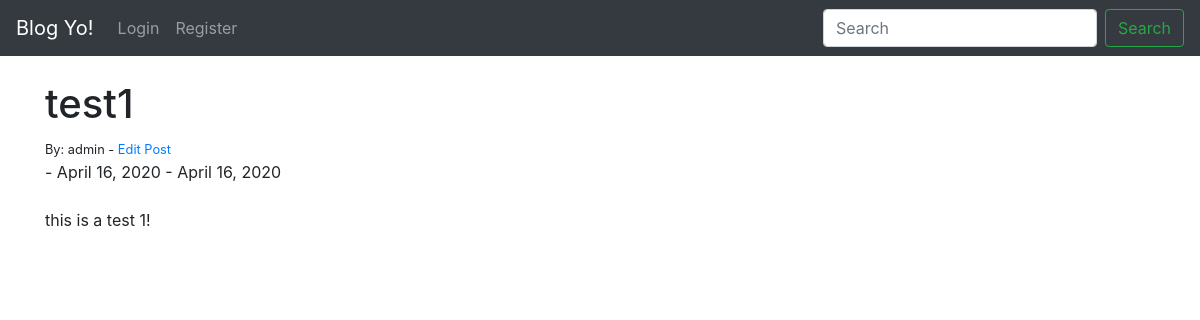
The app's page /article/1/ with its own data.
### blog/models.py (models this page shows, shortened)
class Post(models.Model):
	title = models.CharField(max_length=255)
	author = models.ForeignKey(User, on_delete=models.CASCADE)
	body = models.TextField()
	pub_date = models.DateField(auto_now_add=True)
	timestamp = models.DateField(auto_now_add=True)

### blog/views.py (the view)
# urls.py: path('article/<int:pk>/', ArticleDetail.as_view(), name='article-detail'),
class ArticleDetail(DetailView):
	model = Post
	template_name = 'article_details.html'

### blog/templates/article_details.html
{% extends 'base.html' %}
{% block content %}
	<h1>{{post.title}}</h1>
	<small>By: {{ post.author }} - <a href="{% url 'edit_post' post.pk %}">Edit Post</a></small><br/> - {{ post.pub_date }} - {{ post.timestamp }}<br/><br/>
	{{ post.body }}
{% endblock %}

### records on screen
Post: title "test1", author "admin", pub_date "April 16, 2020", timestamp "April 16, 2020", body "this is a test 1!"
